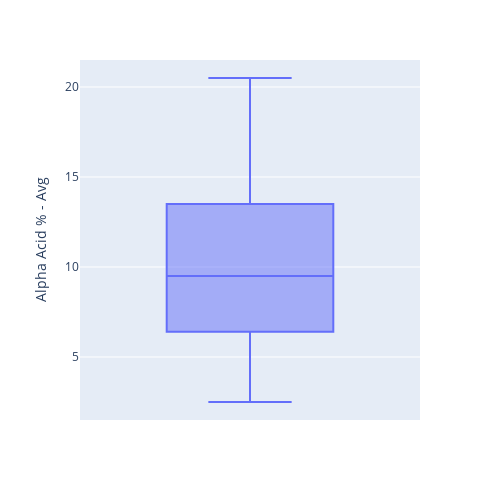
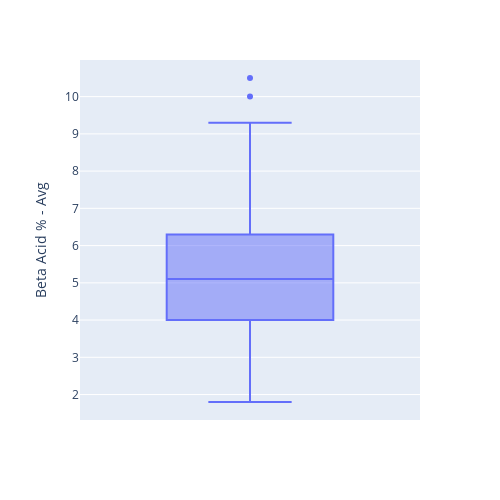
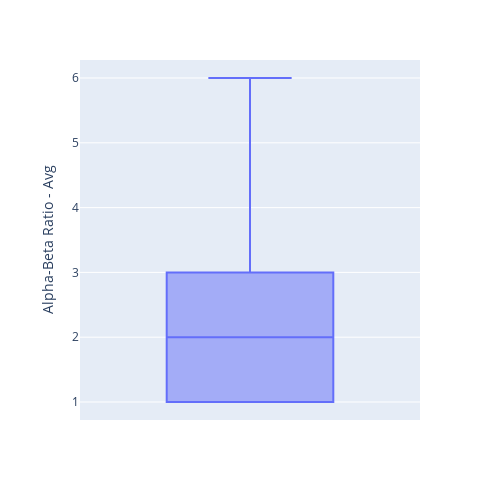

The notebook cell saved with these charts, in order:
### Markdown cell above
Box-whisker Plots

### Code cell
for i in hops_bv.columns[:9]:
    fig = px.box(hops_bv, y=i, height=500, width=500)
    fig.show()
    if i.startswith("Total"):
        fig.write_image("images/Box_TotalOil.png")
    else:
        fig.write_image(f"images/Box_{i}.png")

### Figure 1 — Plotly figure (JSON) as saved in the notebook; plotly's stock layout.template omitted (floating-point values rounded to 4 significant figures; data arrays with more than 128 entries replaced by an {"elided": "..."} marker saying what was removed)
{"data": [{"alignmentgroup": "True", "hovertemplate": "Alpha Acid % - Avg=%{y}<extra></extra>", "legendgroup": "", "marker": {"color": "#636efa"}, "name": "", "notched": false, "offsetgroup": "", "orientation": "v", "showlegend": false, "type": "box", "x0": " ", "xaxis": "x", "y": {"elided": "213 float values"}, "y0": " ", "yaxis": "y"}], "layout": {"boxmode": "group", "height": 500, "legend": {"tracegroupgap": 0}, "margin": {"t": 60}, "width": 500, "xaxis": {"anchor": "y", "domain": [0, 1]}, "yaxis": {"anchor": "x", "domain": [0, 1], "title": {"text": "Alpha Acid % - Avg"}}}}

### Figure 2 — Plotly figure (JSON) as saved in the notebook; plotly's stock layout.template omitted (floating-point values rounded to 4 significant figures; data arrays with more than 128 entries replaced by an {"elided": "..."} marker saying what was removed)
{"data": [{"alignmentgroup": "True", "hovertemplate": "Beta Acid % - Avg=%{y}<extra></extra>", "legendgroup": "", "marker": {"color": "#636efa"}, "name": "", "notched": false, "offsetgroup": "", "orientation": "v", "showlegend": false, "type": "box", "x0": " ", "xaxis": "x", "y": {"elided": "213 float values"}, "y0": " ", "yaxis": "y"}], "layout": {"boxmode": "group", "height": 500, "legend": {"tracegroupgap": 0}, "margin": {"t": 60}, "width": 500, "xaxis": {"anchor": "y", "domain": [0, 1]}, "yaxis": {"anchor": "x", "domain": [0, 1], "title": {"text": "Beta Acid % - Avg"}}}}

### Figure 3 — Plotly figure (JSON) as saved in the notebook; plotly's stock layout.template omitted (floating-point values rounded to 4 significant figures; data arrays with more than 128 entries replaced by an {"elided": "..."} marker saying what was removed)
{"data": [{"alignmentgroup": "True", "hovertemplate": "Alpha-Beta Ratio - Avg=%{y}<extra></extra>", "legendgroup": "", "marker": {"color": "#636efa"}, "name": "", "notched": false, "offsetgroup": "", "orientation": "v", "showlegend": false, "type": "box", "x0": " ", "xaxis": "x", "y": {"elided": "213 int values"}, "y0": " ", "yaxis": "y"}], "layout": {"boxmode": "group", "height": 500, "legend": {"tracegroupgap": 0}, "margin": {"t": 60}, "width": 500, "xaxis": {"anchor": "y", "domain": [0, 1]}, "yaxis": {"anchor": "x", "domain": [0, 1], "title": {"text": "Alpha-Beta Ratio - Avg"}}}}
